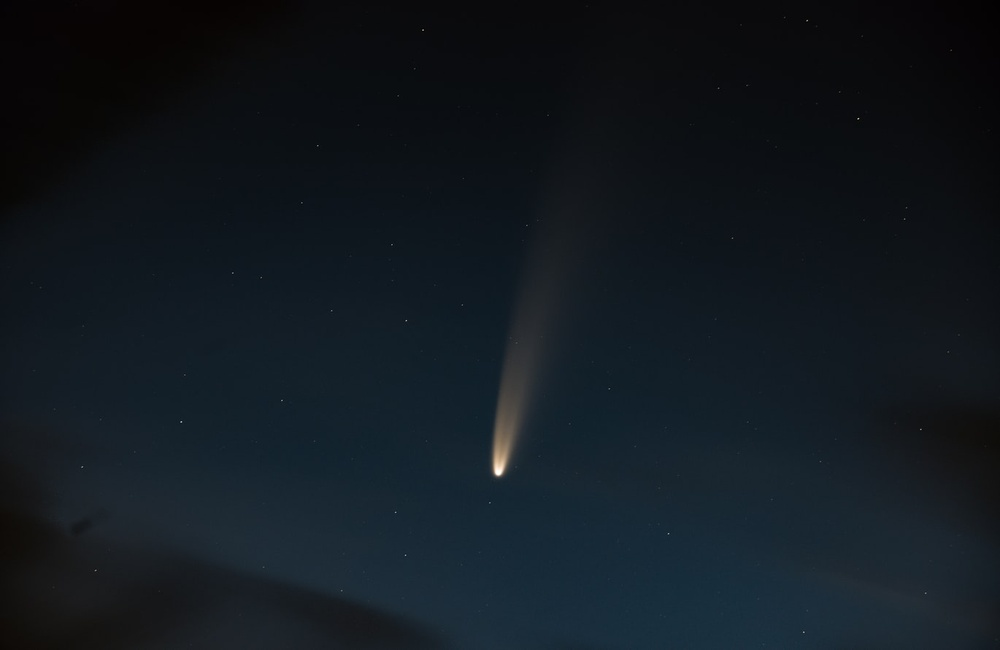
#> input picture min-max-loc/comet.jpg, 1000 x 650 px, shrunk from 1370 x 891 before the run
$ jupyter execute min-max-loc.ipynb   (shell and % lines are left out)
#> lines starting #> are read from the running program, lines starting #| are printed output that depends on the picture
# Min-Max-Loc

[cell 1]
import cv2
import matplotlib.pyplot as  plt
import numpy as np

Image Source: https://unsplash.com/photos/9obtGmpfglg

[cell 2]
comet = cv2.imread('comet.jpg')
#> comet is the input picture: shape (650, 1000, 3); mean B, G, R 31.9, 25.5, 18
comet = cv2.cvtColor(comet,cv2.COLOR_BGR2RGB)

[cell 3]
plt.imshow(comet)

[cell 4]
comet_gray = cv2.cvtColor(comet,cv2.COLOR_BGR2GRAY)
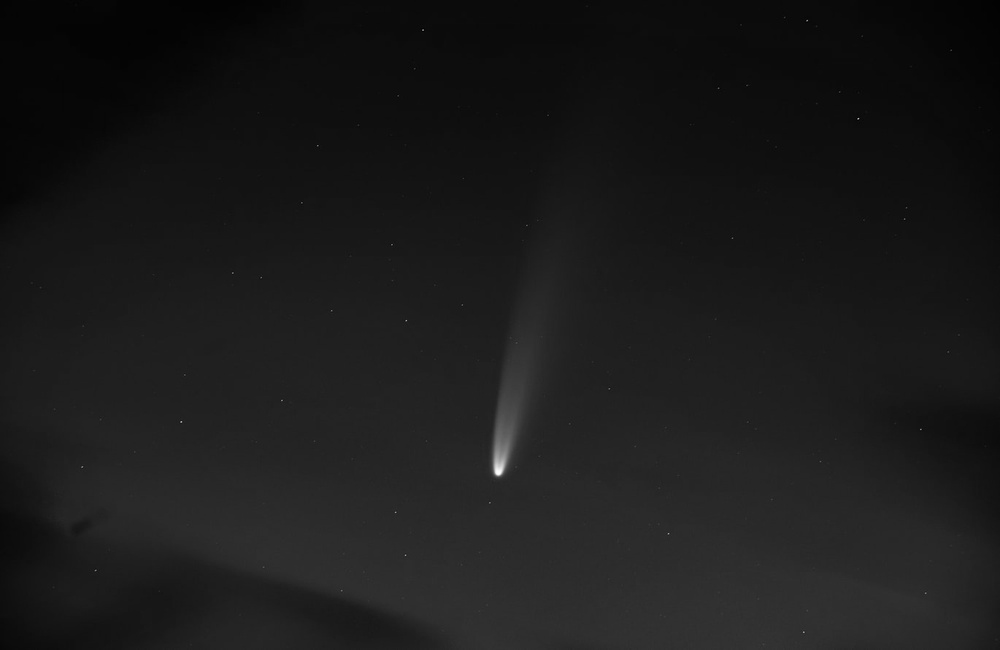
#> comet_gray: shape (650, 1000); min 0, max 251, mean 26.6

[cell 5]
comet_gray.shape
#> Out = (650, 1000)

[cell 6]
plt.imshow(comet_gray,cmap='gray')

[cell 7]
cv2.minMaxLoc(comet_gray)
#> Out = (0, 251, (805, 20), (497, 471))

[cell 8]
comet_gray2 = np.copy(comet_gray)

[cell 9]
max_location = cv2.minMaxLoc(comet_gray)[3]
#> max_location = (497, 471)

[cell 10]
max_location
#> Out = (497, 471)

[cell 11]
max_location_x = max_location[0]
#> max_location_x = 497
max_location_y = max_location[1]
#> max_location_y = 471

[cell 12]
color = (255,0,0)
t = 2

[cell 13]
vline1 = (max_location_x,max_location_y-100)
#> vline1 = (497, 371)
vline2 = (max_location_x,max_location_y+100)
#> vline2 = (497, 571)
hline1 = (max_location_x-100,max_location_y)
#> hline1 = (397, 471)
hline2 = (max_location_x+100,max_location_y)
#> hline2 = (597, 471)

[cell 14]
comet_2 = np.copy(comet)
comet_loc = cv2.line(comet_2,vline1,vline2,color,t)
comet_loc = cv2.line(comet_2,hline1,hline2,color,t)
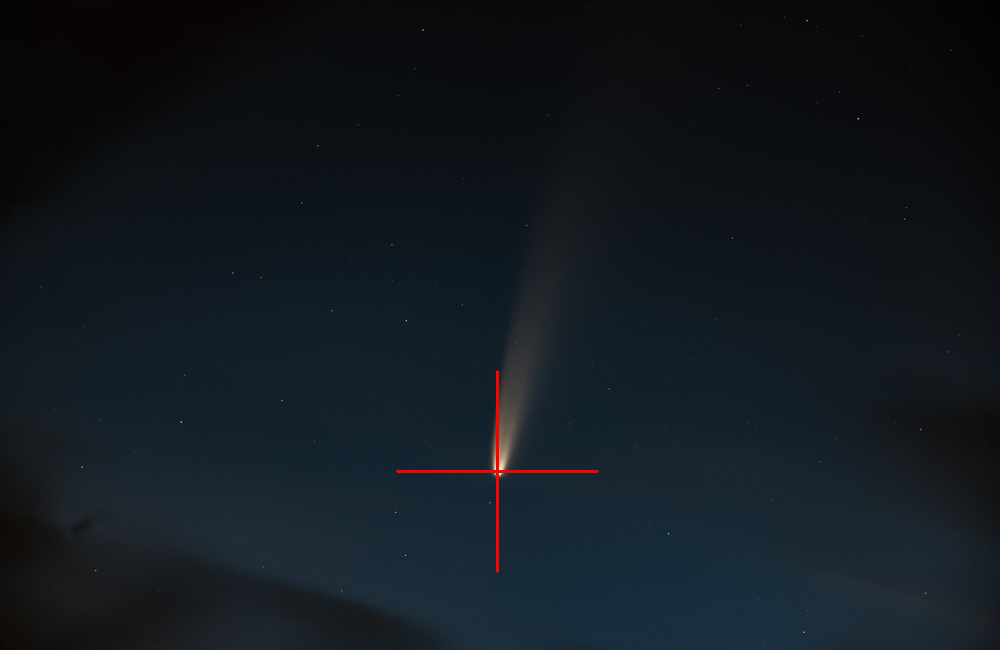
#> comet_loc: shape (650, 1000, 3); mean R, G, B 18.4, 25.4, 31.8
